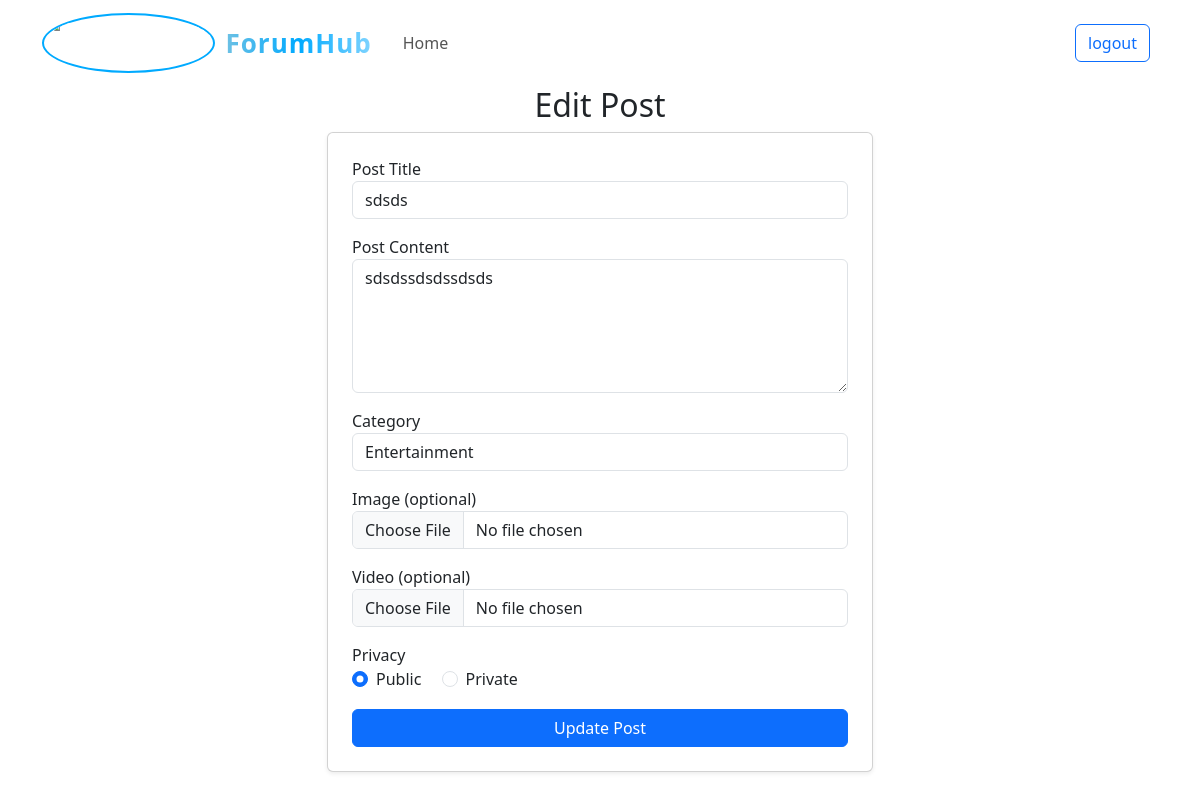
Page /edit_post.php?id=75 (signed in) on the committed database.
### tables this page shows
CREATE TABLE `posts` (
  `id` int NOT NULL AUTO_INCREMENT,
  `user_id` int NOT NULL,
  `title` varchar(255) NOT NULL,
  `content` text NOT NULL,
  `created_at` timestamp NULL DEFAULT CURRENT_TIMESTAMP,
  `image` varchar(255) DEFAULT NULL,
  `video` varchar(255) DEFAULT NULL,
  `category` varchar(255) NOT NULL,
  `privacy` enum('public','private') DEFAULT 'public',
  PRIMARY KEY (`id`),
  KEY `user_id` (`user_id`),
  CONSTRAINT `posts_ibfk_1` FOREIGN KEY (`user_id`) REFERENCES `users` (`user_id`) ON DELETE CASCADE
);

### edit_post.php (the view, shortened to what this page needs)
<?php
require("config.php");
$post_id = $_GET['id'];
$stmt = $conn->prepare("SELECT * FROM posts WHERE id = ? AND user_id = ?");
$stmt->bind_param("ii", $post_id, $_SESSION['user_id']);
$stmt->execute();
$post = $stmt->get_result()->fetch_assoc();
?>
<!DOCTYPE html>
<html lang="en">
<head>
    <link href="https://cdn.jsdelivr.net/npm/bootstrap@5.3.0/dist/css/bootstrap.min.css" rel="stylesheet">
</head>
<body>
<nav class="navbar navbar-expand-lg navbar-dark ">
  <div class="container">
    <a class="navbar-brand" href="index.php">
      <div class="logo-container">
        <img src="./assets/logo2.jpg" alt="ForumHub Logo" class="logo-img" height ="60px" >
        <span class="logo-text">ForumHub</span>
      </div>
    </a>
    <div class="collapse navbar-collapse" id="navbarNav">
      <ul class="navbar-nav me-auto">
        <li class="nav-item">
          <a class="nav-link active" href="index.php">Home</a>
        </li>
      </ul>
      <a class="btn btn-outline-primary me-2" href="login.php">logout</a>
    </div>
  </div>
</nav>
<div class="container" >
    <div class="row">
        <div class="col-lg-6 mx-auto">
            <h2 class="text-center">Edit Post</h2>
            <form method="POST" enctype="multipart/form-data" class="card p-4 shadow-sm">
                <div class="mb-3">
                    <label for="title">Post Title</label>
                    <input type="text" id="title" name="title" class="form-control" value="<?php echo htmlspecialchars($post['title']); ?>" required>
                </div>
                <div class="mb-3">
                    <label for="content">Post Content</label>
                    <textarea id="content" name="content" rows="5" class="form-control" required><?php echo htmlspecialchars($post['content']); ?></textarea>
                </div>
                <div class="mb-3">
                    <label for="category">Category</label>
                    <select id="category" name="category" class="form-control" required onchange="toggleCustomCategory()">
                        <option value="Entertainment" <?php echo $post['category'] === 'Entertainment' ? 'selected' : ''; ?>>Entertainment</option>
                    </select>
                </div>
                <div class="mb-3">
                    <label for="image">Image (optional)</label>
                    <input type="file" id="image" name="image" class="form-control">
                </div>
                <div class="mb-3">
                    <label for="video">Video (optional)</label>
                    <input type="file" id="video" name="video" class="form-control">
                </div>
                <div class="mb-3">
                    <label for="privacy">Privacy</label>
                    <div>
                        <div class="form-check form-check-inline">
                            <input class="form-check-input" type="radio" name="privacy" id="privacy_public" value="public" <?php echo ($post['privacy'] === 'public') ? 'checked' : ''; ?>>
                            <label class="form-check-label" for="privacy_public">Public</label>
                        </div>
                        <div class="form-check form-check-inline">
                            <input class="form-check-input" type="radio" name="privacy" id="privacy_private" value="private" <?php echo ($post['privacy'] === 'private') ? 'checked' : ''; ?>>
                            <label class="form-check-label" for="privacy_private">Private</label>
                        </div>
                    </div>
                </div>
                <button type="submit" name="edit_post" class="btn btn-primary w-100">Update Post</button>
            </form>
        </div>
    </div>
</div>
</body>
</html>

### edit_post.php (style rules this page uses)
.navbar-brand .logo-container { display: flex; align-items: center; gap: 10px; transition: transform 0.3s ease-in-out; }
.navbar-brand .logo-img { border-radius: 50%; border: 2px solid #00aaff; }
.navbar-brand .logo-text { color: #007bff; font-size: 26px; font-weight: bold; letter-spacing: 1px; background: linear-gradient(90deg, #6ec1e4, #00aaff, #80d4ff); -webkit-background-clip: text; -webkit-text-fill-color: transparent; animation: gradient 5s linear infinite; }
.navbar-nav .nav-item .nav-link { color: #555; font-size: 1rem; font-weight: 500; padding: 10px 15px; transition: color 0.3s ease-in-out, background-color 0.3s ease-in-out; border-radius: 5px; }

### rows in the picture
posts: title "sdsds", content "sdsdssdsdssdsds", category "Entertainment", privacy "☑ Public", privacy "☐ Private"
